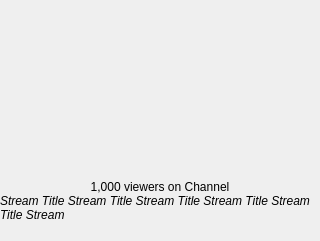
<?xml version="1.0" encoding="UTF-8"?>
<ui version="4.0">
 <class>StreamPreview</class>
 <widget class="QWidget" name="StreamPreview">
  <property name="geometry">
   <rect>
    <x>0</x>
    <y>0</y>
    <width>320</width>
    <height>241</height>
   </rect>
  </property>
  <property name="minimumSize">
   <size>
    <width>320</width>
    <height>241</height>
   </size>
  </property>
  <property name="maximumSize">
   <size>
    <width>320</width>
    <height>242</height>
   </size>
  </property>
  <property name="cursor">
   <cursorShape>PointingHandCursor</cursorShape>
  </property>
  <property name="windowTitle">
   <string>Form</string>
  </property>
  <layout class="QVBoxLayout" name="verticalLayout">
   <property name="spacing">
    <number>0</number>
   </property>
   <property name="leftMargin">
    <number>0</number>
   </property>
   <property name="topMargin">
    <number>0</number>
   </property>
   <property name="rightMargin">
    <number>0</number>
   </property>
   <property name="bottomMargin">
    <number>0</number>
   </property>
   <item>
    <widget class="QWidget" name="previewArea" native="true">
     <property name="minimumSize">
      <size>
       <width>320</width>
       <height>180</height>
      </size>
     </property>
     <property name="maximumSize">
      <size>
       <width>320</width>
       <height>180</height>
      </size>
     </property>
     <widget class="QLabel" name="preview">
      <property name="geometry">
       <rect>
        <x>0</x>
        <y>0</y>
        <width>320</width>
        <height>180</height>
       </rect>
      </property>
      <property name="minimumSize">
       <size>
        <width>320</width>
        <height>180</height>
       </size>
      </property>
      <property name="maximumSize">
       <size>
        <width>320</width>
        <height>180</height>
       </size>
      </property>
      <property name="pixmap">
       <pixmap resource="../images/Images.qrc">:/images/404_preview-320x180.jpg</pixmap>
      </property>
     </widget>
     <widget class="QLabel" name="game">
      <property name="geometry">
       <rect>
        <x>268</x>
        <y>108</y>
        <width>52</width>
        <height>72</height>
       </rect>
      </property>
      <property name="minimumSize">
       <size>
        <width>52</width>
        <height>72</height>
       </size>
      </property>
      <property name="maximumSize">
       <size>
        <width>52</width>
        <height>72</height>
       </size>
      </property>
      <property name="text">
       <string/>
      </property>
      <property name="pixmap">
       <pixmap resource="../images/Images.qrc">:/images/404_boxart-52x72.jpg</pixmap>
      </property>
     </widget>
    </widget>
   </item>
   <item>
    <widget class="QLabel" name="text">
     <property name="minimumSize">
      <size>
       <width>320</width>
       <height>61</height>
      </size>
     </property>
     <property name="maximumSize">
      <size>
       <width>320</width>
       <height>61</height>
      </size>
     </property>
     <property name="text">
      <string>&lt;div align=&quot;center&quot;&gt;1,000 viewers on Channel&lt;/div&gt;&lt;div align=&quot;left&quot; style=&quot; font-style:italic;&quot;&gt;Stream Title Stream Title Stream Title Stream Title Stream Title Stream&lt;/div&gt;</string>
     </property>
     <property name="alignment">
      <set>Qt::AlignLeading|Qt::AlignLeft|Qt::AlignTop</set>
     </property>
     <property name="wordWrap">
      <bool>true</bool>
     </property>
     <property name="margin">
      <number>4</number>
     </property>
    </widget>
   </item>
  </layout>
 </widget>
 <resources>
  <include location="../images/Images.qrc"/>
 </resources>
 <connections/>
</ui>
